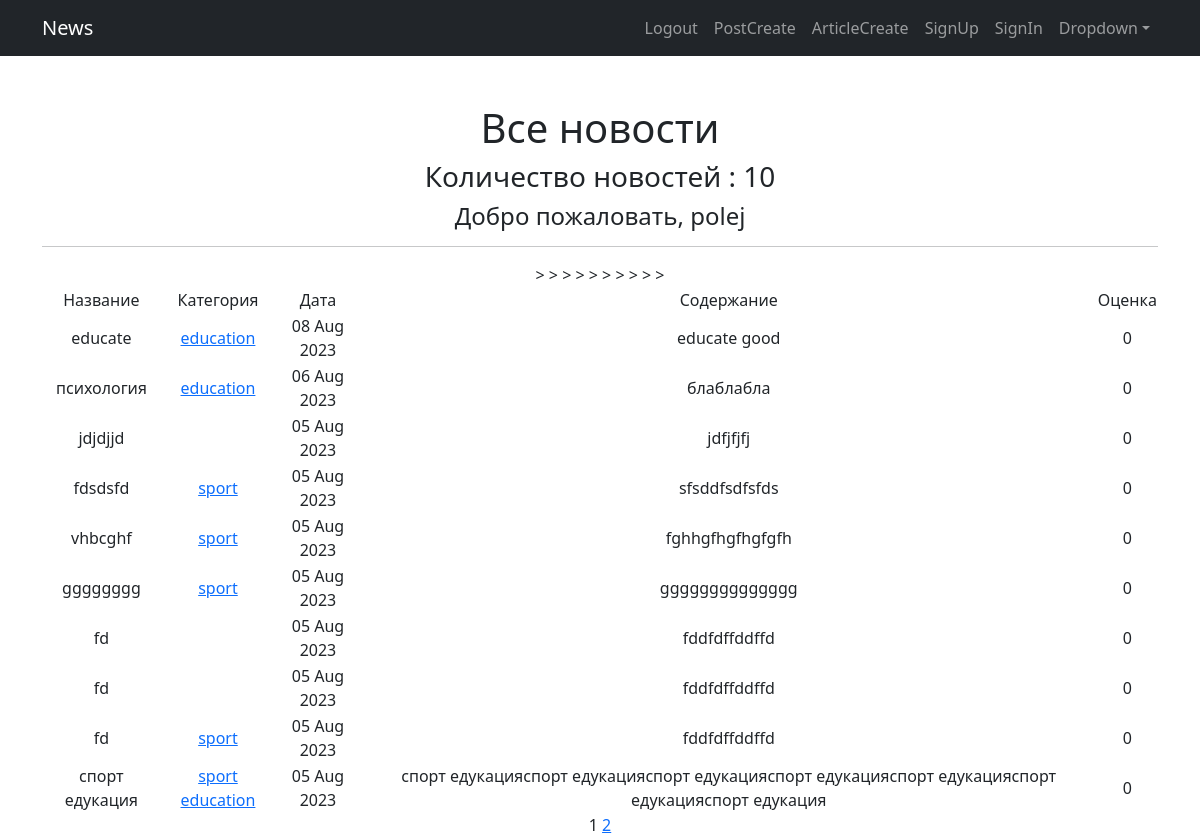
Before: /posts/ (signed in) with the older database file.
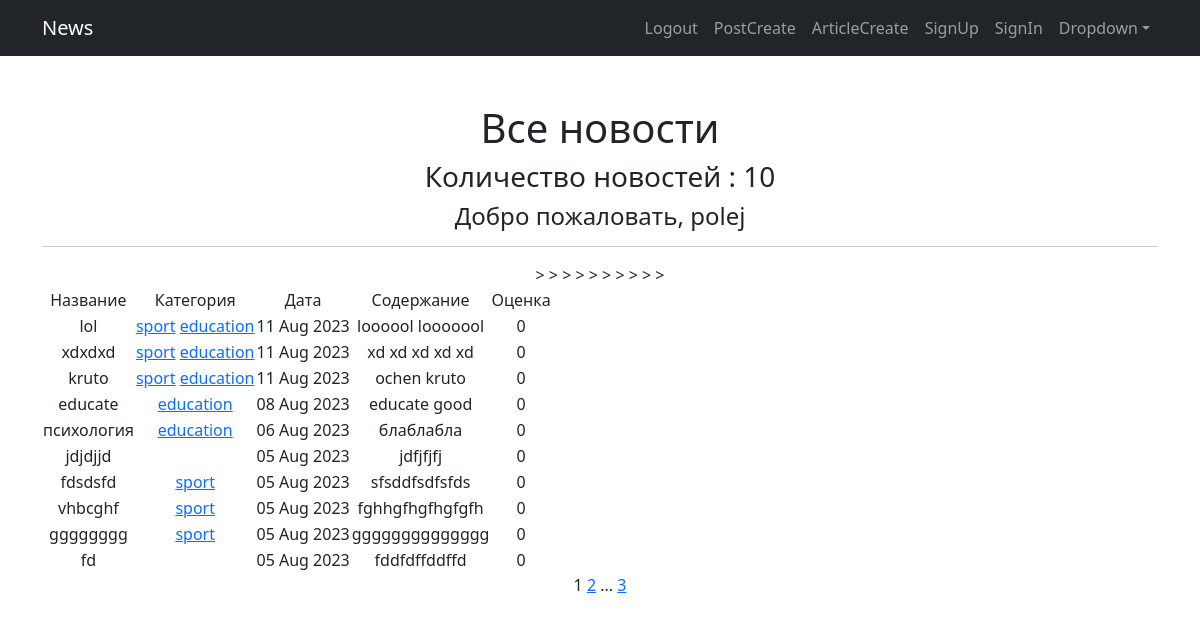
After: the same page with the newer database file.
### news/models.py (models this page shows, shortened)
class Post(models.Model):
    post_author = models.ForeignKey(Author, on_delete=models.CASCADE)
    post_category = models.ManyToManyField(Category, through='PostCategory')
    article = 'A'
    news = 'N'
    POSITIONS = [
        (article, 'Статья'),
        (news, 'Новость'),
    ]
    category = models.CharField(max_length=1, choices=POSITIONS, default=news)
    date_created = models.DateField(auto_now_add=True)
    title = models.CharField(max_length=50)
    content = models.TextField()
    post_rate = models.IntegerField(default=0)

class Category(models.Model):
    article_category = models.CharField(max_length=255, unique=True)
    subscribers = models.ManyToManyField(User, through='CategorySubscriber')
    def __str__(self):
        return self.article_category

### news/views.py (the view)
# urls.py: path('', PostsList.as_view(), name='posts'),
class PostsList(LoginRequiredMixin, ListView):
    model = Post
    ordering = '-date_created'
    template_name = 'posts.html'
    context_object_name = 'posts'
    paginate_by = 10
    def get_queryset(self):
        queryset = super().get_queryset()
        self.filterset = PostFilter(self.request.GET, queryset)
        return self.filterset.qs
    def get_context_data(self, **kwargs):
        context = super().get_context_data(**kwargs)
        context['filterset'] = self.filterset
        context['is_not_author'] = not self.request.user.groups.filter(name='authors').exists()
        return context

### news/templatetags/custom_filters.py (called while the page is built)
@register.filter()
def censor(value):
    for bw in bad_words:
        try:
            value = value.lower().replace(bw.lower(), bw[0] + '*' * (len(bw) - 1))
        except AttributeError:
            print('Цензура не может быть применена к числам')
    return value

@register.filter()
def lenght(value):
    return len(value)

### templates/posts.html (shortened to what this page needs)
{% extends 'flatpages/default.html' %}
{% load custom_filters %}
{% block content %}
   <h1>Все новости</h1>
   <h3>Количество новостей : {{ posts|lenght }}</h3>
   <h4>Добро пожаловать, {{ request.user }}</h4>
   <hr>
   {% if posts %}
       <table>
           <tr>
               <td>Название</td>
               <td>Категория</td>
               <td>Дата</td>
               <td>Содержание</td>
               <td>Оценка</td>
           </tr>
           {% for post in posts %}
           <tr>
               <td>{{ post.title|censor }}</td>
               <td>
                   {% for cat in post.post_category.all %}
                   <a href="{% url 'category_list' cat.id %}">{{ cat }}</a>
                   {% endfor %}
               </td>
               <td>{{ post.date_created|date:'d M Y' }}</td>>
               <td>{{ post.content|truncatewords:20|censor }}</td>
               <td>{{ post.post_rate|censor }}</td>
           </tr>
           {% endfor %}
       </table>
   {% else %}
       <h2>Новостей нет!</h2>
   {% endif %}
   {{ page_obj.number }}
   {% if page_obj.has_next %}
       <a href="?page={{ page_obj.next_page_number }}">{{ page_obj.next_page_number }}</a>
       {% if paginator.num_pages != page_obj.next_page_number %}
           ...
           <a href="?page={{ page_obj.paginator.num_pages }}">{{ page_obj.paginator.num_pages }}</a>
       {% endif %}
   {% endif %}
{% endblock content %}

### templates/flatpages/default.html (shortened to what this page needs)
<!DOCTYPE html>
<html lang="en">
    <head>
        {% load static %}
        <link href="{% static 'css/styles.css' %}" rel="stylesheet" />
    </head>
    <body>
        <nav class="navbar navbar-expand-lg navbar-dark bg-dark">
            <div class="container">
                <a class="navbar-brand" href="/posts/">News</a>
                <div class="collapse navbar-collapse" id="navbarSupportedContent">
                    <ul class="navbar-nav ms-auto mb-2 mb-lg-0">
                        <li class="nav-item"><a class="nav-link" href="/posts/logout">Logout</a></li>
                        <li class="nav-item"><a class="nav-link" href="/posts/create">PostCreate</a></li>
                        <li class="nav-item"><a class="nav-link" href="/posts/article/create">ArticleCreate</a></li>
                        <li class="nav-item"><a class="nav-link" href="/accounts/signup">SignUp</a></li>
                        <li class="nav-item"><a class="nav-link" href="/accounts/login">SignIn</a></li>
                        <li class="nav-item dropdown">
                            <a class="nav-link dropdown-toggle" id="navbarDropdown" href="#" role="button" data-bs-toggle="dropdown" aria-expanded="false">Dropdown</a>
                        </li>
                    </ul>
                </div>
            </div>
        </nav>
        <div class="container">
            <div class="text-center mt-5">
                {% block content %}
                {% endblock content %}
            </div>
        </div>
    </body>
</html>

Changed rows visible on the page:
no longer on this page (row unchanged): Post: title|censor "fd", date_created "05 Aug 2023", content|censor "fddfdffddffd", post_rate|censor "0"
no longer on this page (row unchanged): Post: title|censor "fd", date_created "05 Aug 2023", content|censor "fddfdffddffd", post_rate|censor "0", Category (article_category "sport")
no longer on this page (row unchanged): Post: title|censor "спорт едукация", date_created "05 Aug 2023", content|censor "спорт едукацияспорт едукацияспорт едукацияспорт едукацияспорт едукацияспорт едукацияспорт едукация", post_rate|censor "0", Category (article_category "sport"), Category (article_category "education")
added Post: title|censor "lol", date_created "11 Aug 2023", content|censor "loooool looooool", post_rate|censor "0", Category (article_category "sport"), Category (article_category "education")
added Post: title|censor "xdxdxd", date_created "11 Aug 2023", content|censor "xd xd xd xd xd", post_rate|censor "0", Category (article_category "sport"), Category (article_category "education")
added Post: title|censor "kruto", date_created "11 Aug 2023", content|censor "ochen kruto", post_rate|censor "0", Category (article_category "sport"), Category (article_category "education")
Other visible differences:
{{ page_obj.paginator.num_pages }}: (not shown) → "3"
